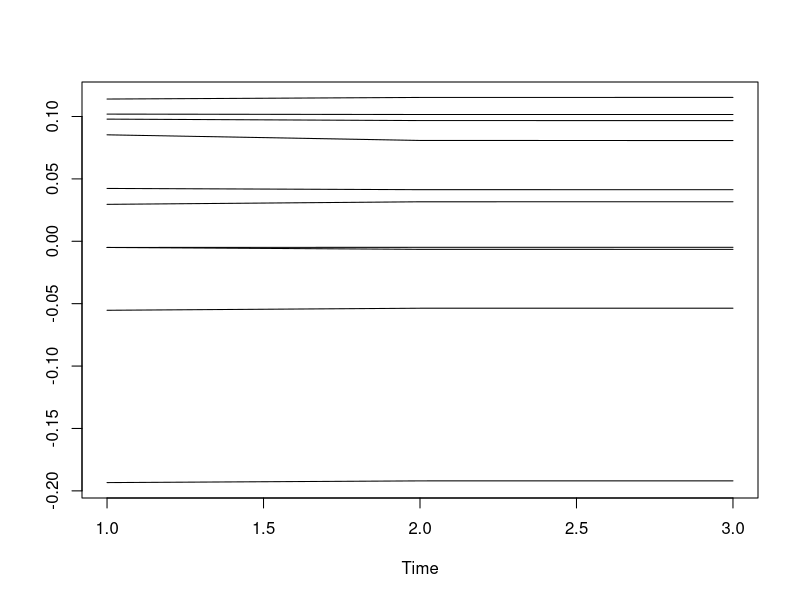

Source code (R): (Note: this script raises an error after producing the figure.)
gen_y  <- function(x, beta, family=gaussian()){
  if(family$family=="gaussian"){
    generator <- function(linpar) apply(linpar, 2, function(linpar_j) rnorm(length(linpar_j), linpar_j, 1))
  } else if (family$family=="binomial"){
    generator <- function(linpar) apply(linpar, 2, function(linpar_j) rbinom(length(linpar_j),1,family$linkinv(linpar_j)))
  } else if (family$family=="poisson"){
    generator <- function(linpar) apply(linpar, 2, function(linpar_j) rpois(length(linpar_j),family$linkinv(linpar_j)))
  }
  linpar <- x %*% beta
  generator(linpar)
}


# score and hessian function

score <- function(y, x, beta, family){
  t(x) %*% (y - family$linkinv(x %*% beta))  - beta
}
hessian <- function(y, x, beta, family){
  -t(x) %*% (x*as.vector(family$mu.eta(x %*% beta))) - diag(p)
}

newton <- function(y, x, start=start_values(y,x), family=gaussian(), maxit=100, diag=F, line.search=T, thresh=1e-3){
  beta <- start
  score.beta <- function(beta) score(y, x, beta, family)
  hist <- list()
  for(i in 1:maxit){
    # print(beta)
    beta.old <- beta
    myscore <- score.beta(beta)
    if(!diag | length(beta)==1){
      (beta <- beta - as.vector(solve(hessian(y, x, beta, family)) %*% myscore))
    }else{
      (beta <- beta - as.vector(diag(1/diag(hessian(y, x, beta, family))) %*% myscore))
    }

    # line search
    if(line.search) beta <- line_search(beta.old, beta, score.beta)

    hist[[i]] <- beta
    if(mean(abs(beta.old-beta))<thresh)break()
  }
  hist <- do.call(rbind, hist)
  list(beta=beta, hist=hist, niter=i)
}

start_values <- function(y, x, type=1){
  if(type==1)start <- as.vector(lm(log(y+1e-3)~0+x)$coef)
  start
}

line_search <- function(b1, b2, f){
  t <- c(0.5, 0.75, 1, 1.25, 1.5, 2, 5, 10)
  search <- sapply(t, function(ti){
    mean(f(b1 + ti*(b2-b1))^2)
  })
  cat("\n", t[which.min(search)])
  search[is.na(search)] <- Inf
  b1 + t[which.min(search)]*(b2-b1)
}

n <- 100
p <- 10
set.seed(1231)
x <- matrix(rnorm(n*p), n, p)*4
set.seed(32192)
beta0 <- rnorm(p)/10

family <- binomial()
family <- poisson()

set.seed(123)
y <- as.vector(gen_y(x, beta0, family))

(f1 <- newton(y,x,family=family, beta0, line.search = F, diag=F, thresh=1e-3))

library(glmnet)
(b1 <- as.vector(glmnet(x, y, family=family, alpha=0, lambda=1/n, thresh=1e-10)))
(b2 <- glm(y~0 +x, family=family)$coef) # , start=start_values(y,x,type=1)))
# (b3 <- newton(y,x, family=family, line.search = T))
ts.plot(f1$hist)

# plot(beta0, f1$beta)
# points(beta0, b2, col=2)
# abline(0,1,col=1)

stop()
(f2 <- newton(y,x,family=family, line.search = F, diag=F, maxit = 1))
(f3 <- newton(y,x,family=family,beta0, line.search = F, diag=T))


# (newton(y,x,beta0, family, line.search = F, diag=F, maxit=11990))

microbenchmark::microbenchmark(newton(y,x,beta0,family, line.search=T))
microbenchmark::microbenchmark(newton(y,x,beta0,family, line.search=F))


path <- sapply(seq(1, 1000, l=20), function(s){
  newton(y,x, family=family, start=beta0, maxit=s, diag=T)
})
ts.plot(t(path))

f1 <- function(x,y,family)as.vector(glmnet(x, y, family=family, alpha=0, lambda=1/n, thresh=1e-10)$beta)
f1.2 <- function(x,y,family)as.vector(glmnet(x, y, family=family, alpha=1, lambda=1/n, theresh=1e-10)$beta)
f2 <- function(x,y,family)as.vector(glmnet(x, y, family=family, alpha=0)$beta)
f3 <- function(x,y,family)as.vector(glm(y~0+x, family=family)$coef)
microbenchmark::microbenchmark(f1.2(x,y,family), times=10)

microbenchmark::microbenchmark(f1(x,y,family),f2(x,y,family), f3(x,y,family), times=10)

f1(x,y,family)
